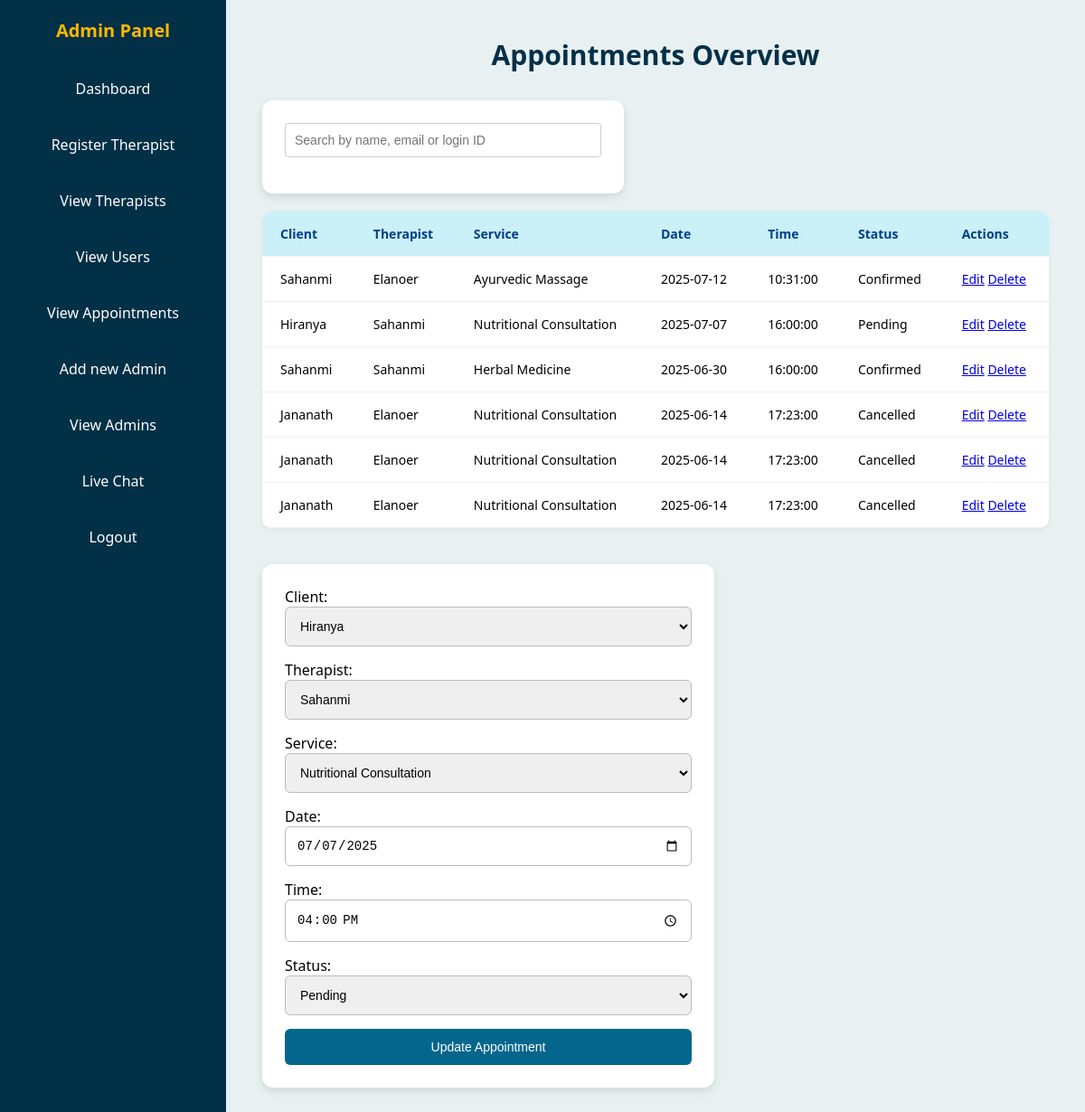
The app's page /greenlifewellness/admin/view_appointments.php?action=edit&id=20 with its own data.
### tables this page shows
CREATE TABLE `appointments` (
  `id` int(11) NOT NULL,
  `client_id` varchar(10) DEFAULT NULL,
  `therapist_id` varchar(10) DEFAULT NULL,
  `service_name` varchar(100) DEFAULT NULL,
  `appointment_date` date DEFAULT NULL,
  `appointment_time` time DEFAULT NULL,
  `status` varchar(20) DEFAULT 'Pending',
  `notes` text DEFAULT NULL,
  `created_at` timestamp NOT NULL DEFAULT current_timestamp()
);

CREATE TABLE `clients` (
  `id` int(11) NOT NULL,
  `login_id` varchar(20) NOT NULL,
  `full_name` varchar(100) NOT NULL,
  `email` varchar(100) NOT NULL,
  `password` varchar(255) NOT NULL,
  `phone` varchar(20) NOT NULL,
  `profile_pic` varchar(255) DEFAULT 'default.png',
  `created_at` timestamp NOT NULL DEFAULT current_timestamp(),
  `profile_picture` varchar(255) DEFAULT NULL
);

CREATE TABLE `therapists` (
  `id` int(11) NOT NULL,
  `login_id` varchar(10) DEFAULT NULL,
  `full_name` varchar(100) DEFAULT NULL,
  `email` varchar(100) DEFAULT NULL,
  `phone` varchar(20) DEFAULT NULL,
  `nic` varchar(20) DEFAULT NULL,
  `address` text DEFAULT NULL,
  `profile_picture` varchar(255) DEFAULT NULL,
  `password` varchar(255) DEFAULT NULL,
  `created_at` timestamp NOT NULL DEFAULT current_timestamp()
);

CREATE TABLE `services` (
  `id` int(11) NOT NULL,
  `service_name` varchar(255) NOT NULL,
  `description` text DEFAULT NULL,
  `duration` varchar(50) DEFAULT NULL,
  `price` decimal(10,2) DEFAULT NULL
);

### greenlifewellness/admin/view_appointments.php (the view, shortened to what this page needs)
<?php
include '../db.php';
$search = isset($_GET['search']) ? trim($_GET['search']) : '';
$query = "SELECT a.*, c.full_name AS client_name, t.full_name AS therapist_name, s.service_name
          FROM appointments a
          LEFT JOIN clients c ON a.client_id = c.login_id
          LEFT JOIN therapists t ON a.therapist_id = t.login_id
          JOIN services s ON a.service_name = s.service_name";
$query .= " ORDER BY a.appointment_date DESC";
$result = $conn->query($query);
$clients = $conn->query("SELECT login_id, full_name FROM clients");
$therapists = $conn->query("SELECT login_id, full_name FROM therapists");
$services = $conn->query("SELECT service_name FROM services");
$editData = null;
if (isset($_GET['action']) && $_GET['action'] === 'edit' && isset($_GET['id'])) {
    $stmt = $conn->prepare("SELECT * FROM appointments WHERE id = ?");
    $stmt->bind_param("i", $_GET['id']);
    $stmt->execute();
    $editData = $stmt->get_result()->fetch_assoc();
}
?>
<!DOCTYPE html>
<html lang="en">
<head>
    <link rel="stylesheet" href="admin_dashboard.css">
</head>
<body>
<div class="sidebar">
    <h2>Admin Panel</h2>
    <a href="admin_dashboard.php">Dashboard</a>
    <a href="add_therapist.php">Register Therapist</a>
    <a href="view_therapist.php">View Therapists</a>
    <a href="view_clients.php">View Users</a>
    <a href="view_appointments.php" class="active">View Appointments</a>
    <a href="add_new_admin.php">Add new Admin</a>
    <a href="view_admins.php">View Admins</a>
     <a href="https://dashboard.tawk.to/#/chat">Live Chat</a>
    <a href="../index.php">Logout</a>
</div>
<div class="main-content">
    <div class="header">Appointments Overview</div>
    <form method="GET" style="margin-bottom: 20px; max-width: 400px;">
        <input type="text" name="search" placeholder="Search by name, email or login ID"
               value="<?= htmlspecialchars($search) ?>"
               style="width: 100%; padding: 10px; border-radius: 4px; border: 1px solid #ccc;">
    </form>
    <div class="table-container">
        <table id="appointmentsTable">
            <thead>
                <tr>
                    <th>Client</th>
                    <th>Therapist</th>
                    <th>Service</th>
                    <th>Date</th>
                    <th>Time</th>
                    <th>Status</th>
                    <th>Actions</th>
                </tr>
            </thead>
            <tbody>
            <?php while ($row = $result->fetch_assoc()): ?>
                <tr>
                    <td><?= htmlspecialchars($row['client_name'] ?? '-') ?></td>
                    <td><?= htmlspecialchars($row['therapist_name'] ?? '-') ?></td>
                    <td><?= htmlspecialchars($row['service_name']) ?></td>
                    <td><?= htmlspecialchars($row['appointment_date']) ?></td>
                    <td><?= htmlspecialchars($row['appointment_time']) ?></td>
                    <td><span class="status <?= strtolower($row['status']) ?>"><?= htmlspecialchars($row['status']) ?></span></td>
                    <td>
                        <a href="?action=edit&id=<?= $row['id'] ?>" class="action-btn">Edit</a>
                        <a href="?action=delete&id=<?= $row['id'] ?>" onclick="return confirm('Delete this appointment?')" class="action-btn danger">Delete</a>
                    </td>
                </tr>
            <?php endwhile; ?>
            </tbody>
        </table>
    </div>
    <?php
    $clients->data_seek(0);
    $therapists->data_seek(0);
    $services->data_seek(0);
    ?>
<div class="form-wrapper" style="margin-top: 40px;">
        <div class="form-section">
            <form method="post">
                <label>Client:</label>
                <select name="client_id" required>
                    <?php while ($row = $clients->fetch_assoc()): ?>
                        <option value="<?= $row['login_id'] ?>" <?= (isset($editData) && $editData['client_id'] == $row['login_id']) ? 'selected' : '' ?>>
                            <?= $row['full_name'] ?>
                        </option>
                    <?php endwhile; ?>
                </select>
                <label>Therapist:</label>
                <select name="therapist_id" required>
                    <?php while ($row = $therapists->fetch_assoc()): ?>
                        <option value="<?= $row['login_id'] ?>" <?= (isset($editData) && $editData['therapist_id'] == $row['login_id']) ? 'selected' : '' ?>>
                            <?= $row['full_name'] ?>
                        </option>
                    <?php endwhile; ?>
                </select>
                <label>Service:</label>
                <select name="service_name" required>
                    <?php while ($row = $services->fetch_assoc()): ?>
                        <option value="<?= $row['service_name'] ?>" <?= (isset($editData) && $editData['service_name'] == $row['service_name']) ? 'selected' : '' ?>>
                            <?= $row['service_name'] ?>
                        </option>
                    <?php endwhile; ?>
                </select>
                <label>Date:</label>
                <input type="date" name="appointment_date" value="<?= $editData['appointment_date'] ?? '' ?>" required>
                <label>Time:</label>
                <input type="time" name="appointment_time" value="<?= $editData['appointment_time'] ?? '' ?>" required>
                <label>Status:</label>
                <select name="status" required>
                    <option value="Pending" <?= (isset($editData) && $editData['status'] == 'Pending') ? 'selected' : '' ?>>Pending</option>
                </select>
                <button type="submit"><?= isset($editData) ? 'Update Appointment' : 'Add Appointment' ?></button>
            </form>
        </div>
    </div>
</div>
</body>
</html>

### greenlifewellness/admin/admin_dashboard.css (style rules this page uses)
* { box-sizing: border-box; margin: 0; padding: 0; }
body { font-family: 'Segoe UI', Tahoma, Geneva, Verdana, sans-serif; background-color: #e8f0f2; display: flex; min-height: 100vh; }
.sidebar { width: 250px; background-color: #023047; color: white; display: flex; flex-direction: column; padding: 20px; position: fixed; height: 100%; align-items: center; }
.sidebar h2 { margin-bottom: 20px; text-align: center; color: #ffb703; font-size: 20px; }
.sidebar a { color: white; text-decoration: none; margin: 10px 0; padding: 10px 14px; border-radius: 8px; transition: background-color 0.3s ease; width: 100%; text-align: center; }
.main-content { margin-left: 250px; padding: 40px; flex-grow: 1; width: calc(100% - 250px); }
.header { font-size: 30px; margin-bottom: 30px; color: #023047; font-weight: 600; text-align: center; }
h2 { text-align: center; color: #05668d; margin-bottom: 20px; }
form { background-color: #ffffff; padding: 25px; border-radius: 12px; box-shadow: 0 4px 10px rgba(0,0,0,0.1); max-width: 500px; margin-bottom: 30px; }
input[type="text"], input[type="email"], input[type="password"], input[type="date"], input[type="time"], select { width: 100%; padding: 12px; margin-bottom: 15px; border: 1px solid #bbb; border-radius: 6px; font-size: 14px; }
input[type="submit"], button { background-color: #05668d; color: white; padding: 12px 20px; border: none; border-radius: 6px; font-size: 14px; transition: background-color 0.3s ease; cursor: pointer; width: 100%; }
table { width: 100%; margin-top: 20px; border-collapse: collapse; background-color: #ffffff; box-shadow: 0 2px 6px rgba(0,0,0,0.05); border-radius: 10px; overflow: hidden; }
th, td { padding: 15px 20px; text-align: left; border-bottom: 1px solid #f1f1f1; font-size: 14px; }
th { background-color: #caf0f8; color: #023e8a; font-weight: bold; }

### records on screen
appointments: clients.full_name "Sahanmi", therapists.full_name "Elanoer", services.service_name "Ayurvedic Massage", appointment_date "2025-07-12", appointment_time "10:31:00", status "Confirmed"
appointments: clients.full_name "Hiranya", therapists.full_name "Sahanmi", services.service_name "Nutritional Consultation", appointment_date "2025-07-07", appointment_time "16:00:00", status "Pending", client_id "Hiranya", therapist_id "Sahanmi", service_name "Nutritional Consultation", appointment_date "07/07/2025"
appointments: clients.full_name "Sahanmi", therapists.full_name "Sahanmi", services.service_name "Herbal Medicine", appointment_date "2025-06-30", appointment_time "16:00:00", status "Confirmed"
appointments: clients.full_name "Jananath", therapists.full_name "Elanoer", services.service_name "Nutritional Consultation", appointment_date "2025-06-14", appointment_time "17:23:00", status "Cancelled"
appointments: clients.full_name "Jananath", therapists.full_name "Elanoer", services.service_name "Nutritional Consultation", appointment_date "2025-06-14", appointment_time "17:23:00", status "Cancelled"
appointments: clients.full_name "Jananath", therapists.full_name "Elanoer", services.service_name "Nutritional Consultation", appointment_date "2025-06-14", appointment_time "17:23:00", status "Cancelled"
